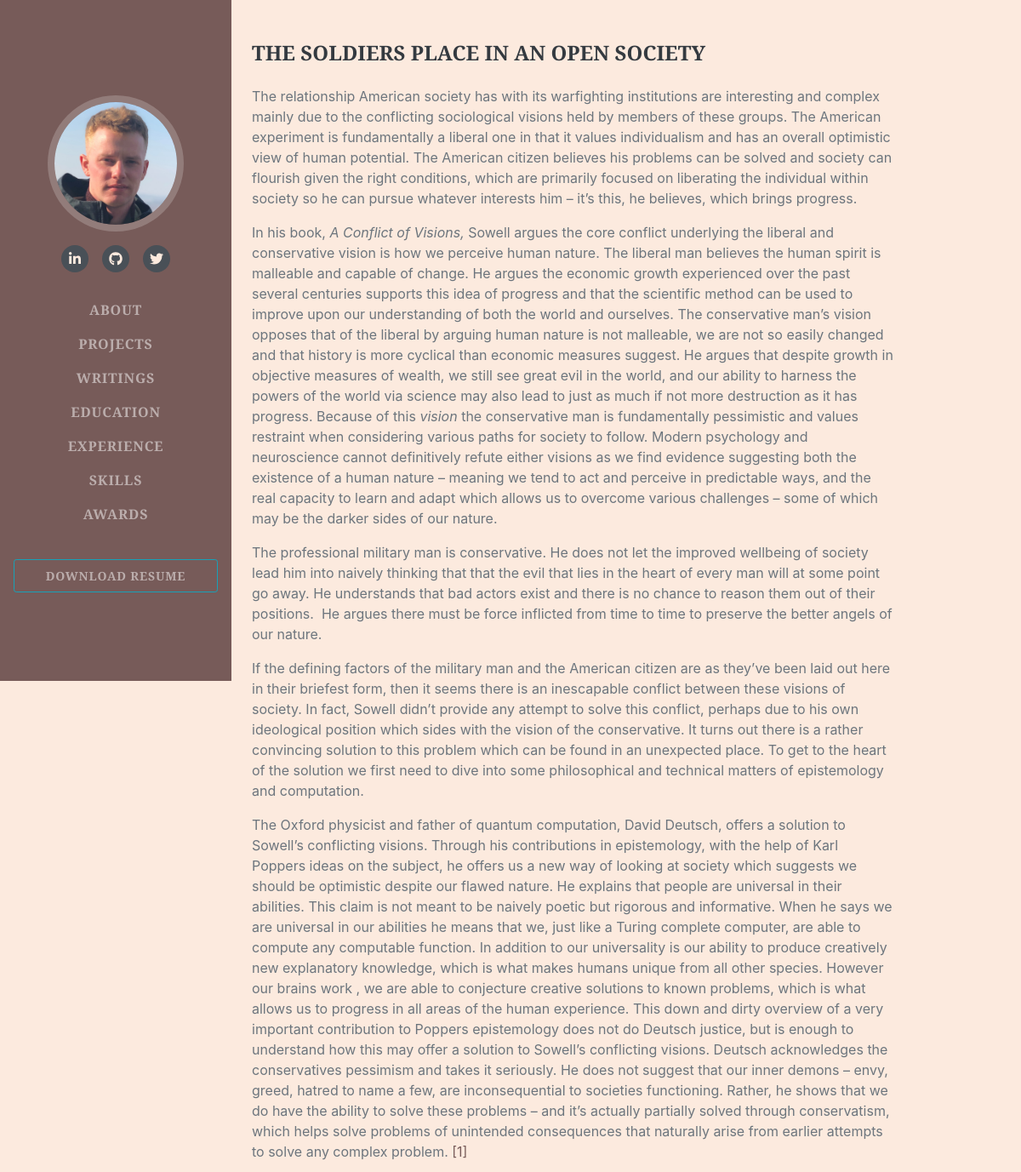
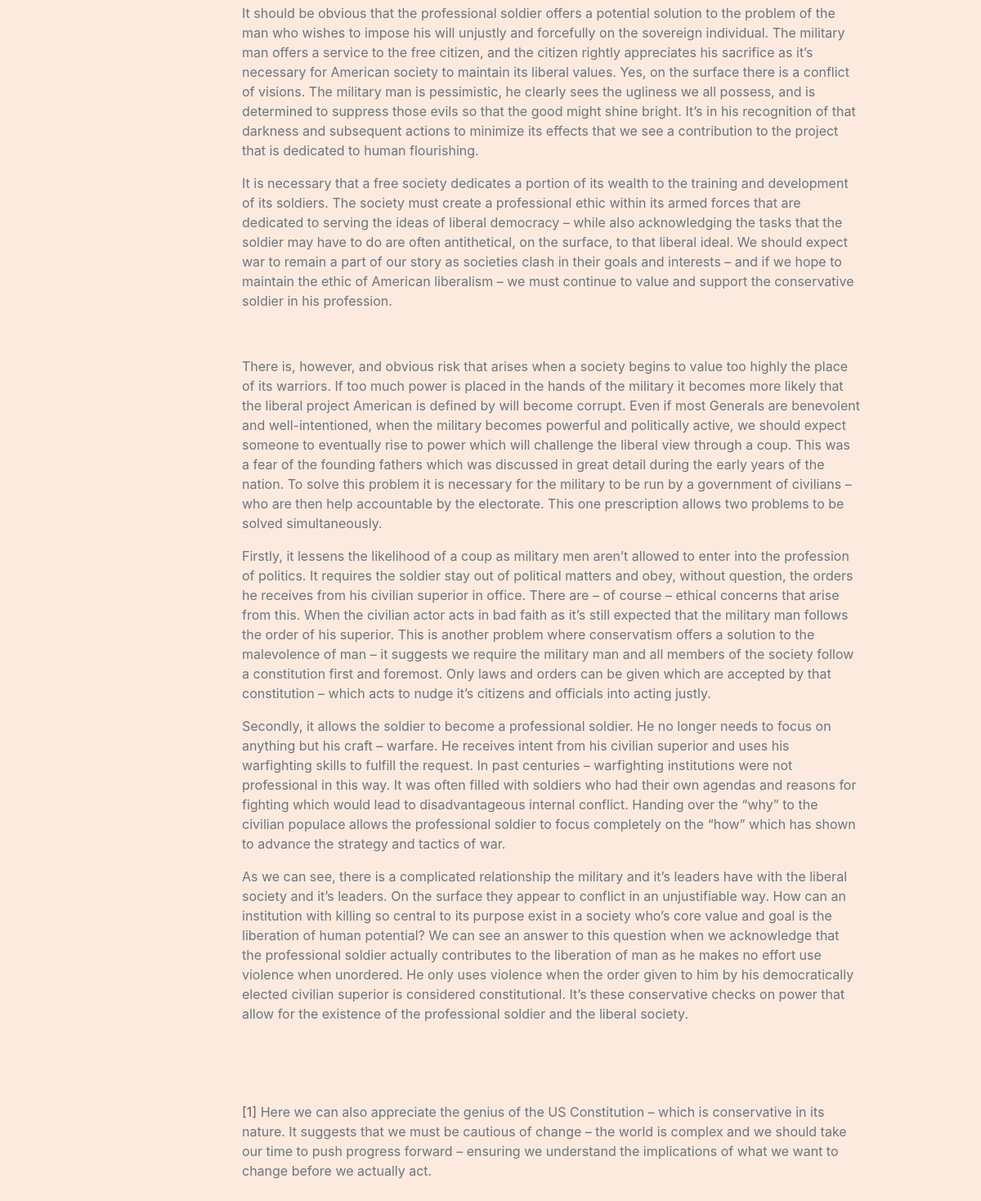
/writings/10, run on the app's committed database (2 pictures, top to bottom).
### portfolio/models.py (models this page shows, shortened)
class Essay(db.Model):
    id = db.Column(db.Integer, primary_key=True)
    title = db.Column(db.Text)
    text = db.Column(db.Text)

### portfolio/writings/views.py (the view)
@writings_blueprint.route('/<int:essay_id>')
def essay_detail(essay_id):
    essay = Essay.query.get_or_404(essay_id)
    return render_template('essay_detail.html' , essay = essay)

### portfolio/writings/templates/writings/essay_detail.html (shortened to what this page needs)
{% extends "base.html" %}
{% block content %}
<div class="container">
<br>
<br>
<div style = "padding-right:15%"class="container-md">
  <h4 class="mb-0">{{essay.title}}</h4>
  <br>
  <p class="container fa-ul mb-0 mr-5 px-5">{{essay.text | safe}}</p>
  <br>
</div>
</div>
{% endblock %}

### data on the page
Essay: title "THE SOLDIERS PLACE IN AN OPEN SOCIETY", text "The relationship American society has with its warfighting institutions are interesting and complex mainly due to the conflicting sociological visions held by members of these groups. The American experiment is fundamentally a liberal one in that it values individualism and has an overall optimistic view of human potential. The American citizen believes his problems can be solved and society can flourish given the right conditions, which are primarily focused on liberating the individual within society so he can pursue whatever interests him – it’s this, he believes, which brings progress. In his book, A Conflict of Visions, Sowell argues the core conflict underlying the liberal and…"
